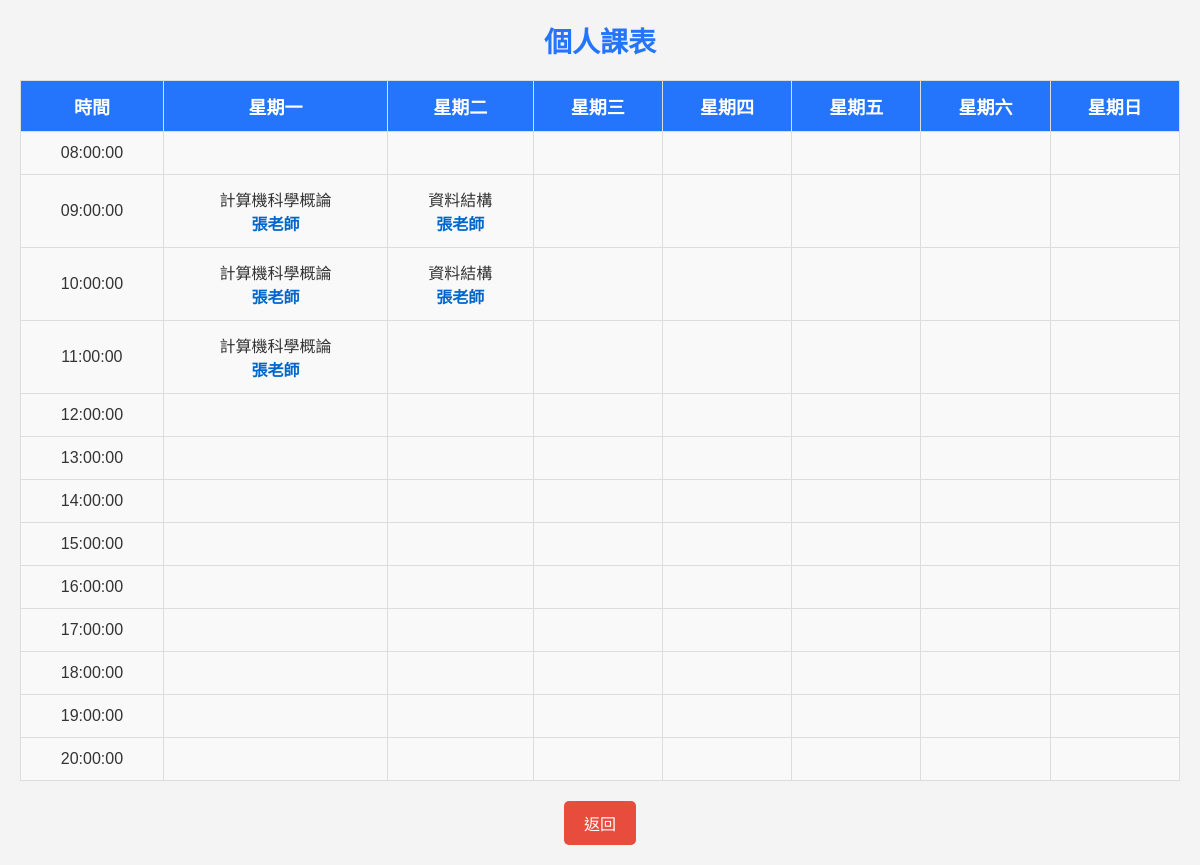
Page /schedule.php (signed in) on the committed database.
### tables this page shows
CREATE TABLE course (
    course_id VARCHAR(10) PRIMARY KEY,      
    course_name VARCHAR(100) NOT NULL,      
    credits INT NOT NULL,                   
    course_type ENUM('必修', '選修') NOT NULL,   
    dept_id INT,                            
    classroom_id VARCHAR(10),               
    teacher_id VARCHAR(10) NOT NULL,        
    max_students INT DEFAULT 50,            
    is_open BOOLEAN DEFAULT TRUE,           
    FOREIGN KEY (dept_id) REFERENCES department(dept_id),
    FOREIGN KEY (classroom_id) REFERENCES classroom(classroom_id),
    FOREIGN KEY (teacher_id) REFERENCES teacher(teacher_id)
);

CREATE TABLE teacher (
    teacher_id VARCHAR(10) PRIMARY KEY,
    teacher_name VARCHAR(100) NOT NULL,
    dept_id INT,
    email VARCHAR(100) NOT NULL UNIQUE,
    password VARCHAR(255) NOT NULL,
    FOREIGN KEY (dept_id) REFERENCES department(dept_id)
);

### schedule.php (the view, shortened to what this page needs)
<?php
include "db.php";
$student_id = $_SESSION["student_id"];
$sql = "SELECT course.course_name, teacher.teacher_name, timeslot.weekday, timeslot.start_time, timeslot.end_time
        FROM enrollment
        JOIN course ON enrollment.course_id = course.course_id
        JOIN course_timeslot ON course.course_id = course_timeslot.course_id
        JOIN timeslot ON course_timeslot.timeslot_id = timeslot.timeslot_id
        JOIN teacher ON course.teacher_id = teacher.teacher_id
        WHERE enrollment.student_id = ?
        ORDER BY FIELD(timeslot.weekday, 'Mon', 'Tue', 'Wed', 'Thu', 'Fri', 'Sat', 'Sun'), timeslot.start_time";
$stmt = $conn->prepare($sql);
$stmt->bind_param("s", $student_id);
$stmt->execute();
$result = $stmt->get_result();
$schedule = [];
while ($row = $result->fetch_assoc()) {
    $schedule[$row['weekday']][] = $row;
}
$weekdays = ["Mon" => "星期一", "Tue" => "星期二", "Wed" => "星期三", "Thu" => "星期四", "Fri" => "星期五", "Sat" => "星期六", "Sun" => "星期日"];
$timeslots = [
    '08:00:00', '09:00:00', '10:00:00', '11:00:00', '12:00:00', '13:00:00', '14:00:00', '15:00:00',
    '16:00:00', '17:00:00', '18:00:00', '19:00:00', '20:00:00'
];
?>
<!DOCTYPE html>
<html lang="zh-TW">
<head>
    <link rel="stylesheet" href="style.css">
</head>
<body>
<h2>個人課表</h2>
<table border="1">
    <tr>
        <th>時間</th>
        <?php foreach ($weekdays as $key => $day) { echo "<th>$day</th>"; } ?>
    </tr>
    <?php
    foreach ($timeslots as $timeslot) {
        echo "<tr>";
        echo "<td>$timeslot</td>";
        foreach ($weekdays as $dayKey => $day) {
            $hasClass = false;
            if (isset($schedule[$dayKey])) {
                foreach ($schedule[$dayKey] as $class) {
                    $course_start = new DateTime($class['start_time']);
                    $course_end = new DateTime($class['end_time']);
                    $current_time = new DateTime($timeslot);
                    if ($course_start <= $current_time && $course_end > $current_time) {
                        echo "<td>" . $class['course_name'] . "<br><span class='teacher-name'>" . $class['teacher_name'] . "</span></td>";
                        $hasClass = true;
                        break;
                    }
                }
            }
            if (!$hasClass) {
                echo "<td></td>";
            }
        }
        echo "</tr>";
    }
    ?>
</table>
<a href="home.php" class="back-btn">返回</a>
</body>
</html>

### style.css (style rules this page uses)
* { margin: 0; padding: 0; box-sizing: border-box; }
body { font-family: Arial, sans-serif; background-color: #f4f4f4; text-align: center; color: #333; padding: 20px; }
h2 { color: #2575fc; margin-bottom: 20px; font-size: 28px; }
table { width: 100%; margin-top: 20px; border-collapse: collapse; text-align: left; }
table th, table td { padding: 12px; border: 1px solid #ddd; text-align: center; }
table th { background-color: #2575fc; color: white; font-size: 18px; }
table td { background-color: #f9f9f9; }
span { font-weight: bold; }
.back-btn { display: inline-block; padding: 10px 20px; background-color: #e74c3c; color: white; border-radius: 5px; text-decoration: none; font-size: 16px; margin-top: 20px; transition: background-color 0.3s; }
.teacher-name { color: #0066cc; font-weight: bold; }

### rows in the picture
course: course_name "計算機科學概論", teacher.teacher_name "張老師"
course: course_name "資料結構", teacher.teacher_name "張老師"

### other values in the picture
$day "星期一"
$day "星期二"
$day "星期三"
$day "星期四"
$day "星期五"
$day "星期六"
$day "星期日"
$timeslot "08:00:00"
$timeslot "09:00:00"
$timeslot "10:00:00"
$timeslot "11:00:00"
$timeslot "12:00:00"
$timeslot "13:00:00"
$timeslot "14:00:00"
$timeslot "15:00:00"
